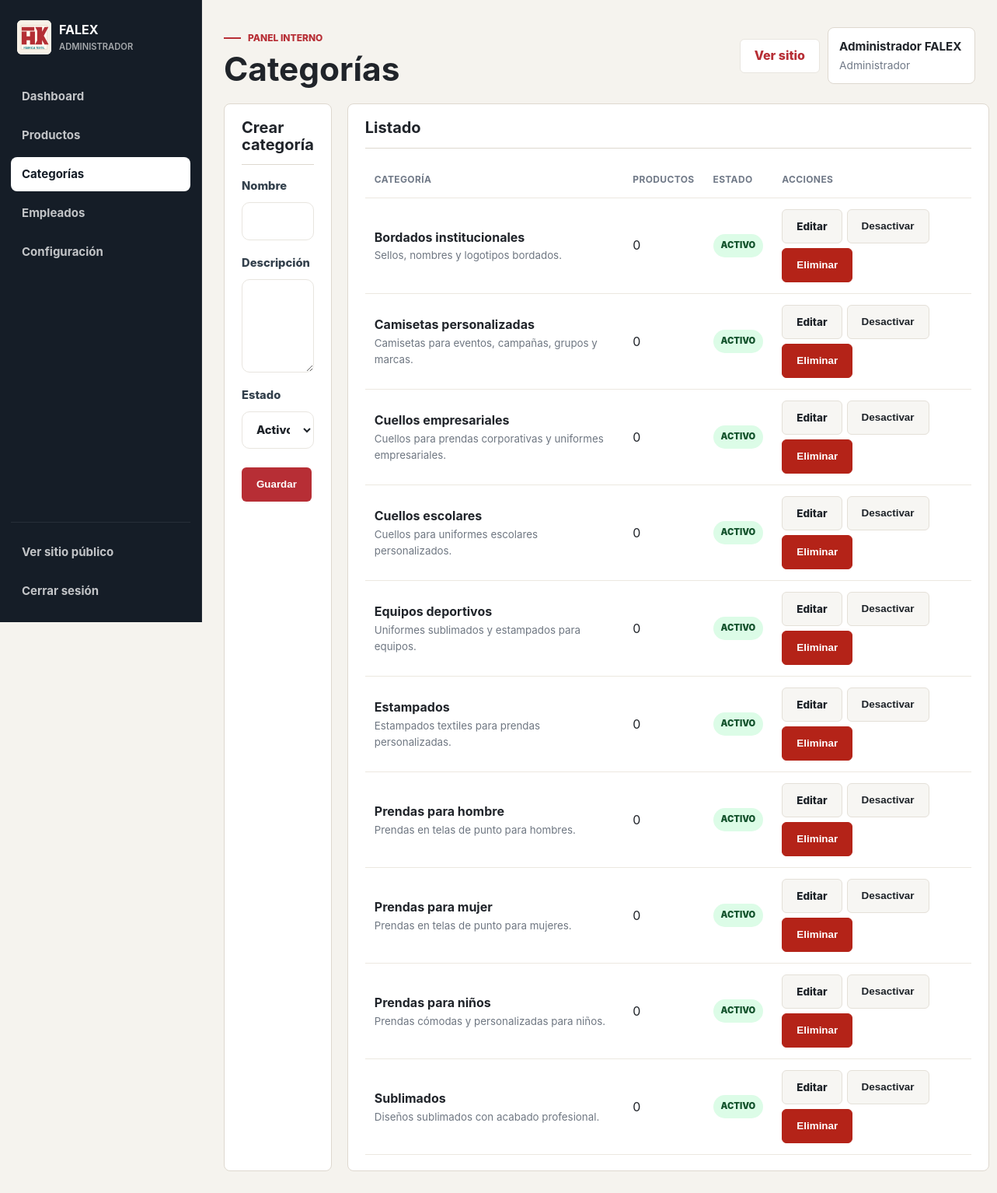
The page /admin/categories.php (signed in) on the database its author committed.
### tables this page shows
CREATE TABLE IF NOT EXISTS usuarios (
  id INT AUTO_INCREMENT PRIMARY KEY,
  nombre VARCHAR(120) NOT NULL,
  correo VARCHAR(160) NOT NULL,
  usuario VARCHAR(80) NOT NULL UNIQUE,
  password_hash VARCHAR(255) NOT NULL,
  rol ENUM('administrador', 'empleado') NOT NULL DEFAULT 'empleado',
  estado ENUM('activo', 'inactivo') NOT NULL DEFAULT 'activo',
  fecha_creacion TIMESTAMP NOT NULL DEFAULT CURRENT_TIMESTAMP
);

CREATE TABLE IF NOT EXISTS categorias (
  id INT AUTO_INCREMENT PRIMARY KEY,
  nombre VARCHAR(120) NOT NULL,
  descripcion TEXT NULL,
  estado ENUM('activo', 'inactivo') NOT NULL DEFAULT 'activo',
  fecha_creacion TIMESTAMP NOT NULL DEFAULT CURRENT_TIMESTAMP
);

### includes/helpers.php (called while the page is built, shortened)
<?php
function e(?string $value): string
{
    return htmlspecialchars((string) $value, ENT_QUOTES, 'UTF-8');
}
function url(string $path = ''): string
{
    $base = rtrim(dirname($_SERVER['SCRIPT_NAME']), '/\\');
    if (str_contains($base, '/admin')) {
        $base = dirname($base);
    }
    return ($base === '/' ? '' : $base) . '/' . ltrim($path, '/');
}

### config/database.php (called while the page is built, shortened)
<?php
function db(): PDO
{
    static $pdo = null;
    if ($pdo instanceof PDO) {
        return $pdo;
    }
    $dsn = 'mysql:host=' . DB_HOST . ';port=' . DB_PORT . ';dbname=' . DB_NAME . ';charset=' . DB_CHARSET;
    $pdo = new PDO($dsn, DB_USER, DB_PASS, [
        PDO::ATTR_ERRMODE => PDO::ERRMODE_EXCEPTION,
        PDO::ATTR_DEFAULT_FETCH_MODE => PDO::FETCH_ASSOC,
        PDO::ATTR_EMULATE_PREPARES => false,
        PDO::ATTR_TIMEOUT => 3,
    ]);
    return $pdo;
}

### includes/auth.php (called while the page is built, shortened)
<?php
require_once __DIR__ . '/../config/database.php';
require_once __DIR__ . '/helpers.php';
function current_user(): ?array
{
    static $user = null;
    if ($user !== null) {
        return $user;
    }
    try {
        $stmt = db()->prepare('SELECT id, nombre, correo, usuario, rol, estado FROM usuarios WHERE id = ? LIMIT 1');
        $stmt->execute([$_SESSION['user_id']]);
        $user = $stmt->fetch() ?: null;
    } catch (PDOException) {
        return null;
    }
    return $user;
}
function require_login(): void
{
    if (!current_user()) {
        redirect('login.php');
    }
}
function is_admin(): bool
{
    return (current_user()['rol'] ?? '') === 'administrador';
}

### admin/categories.php (the view, shortened to what this page needs)
<?php
require_once __DIR__ . '/../includes/admin_layout.php';
$editing = null;
$categories = db()->query('SELECT c.*, COUNT(p.id) AS productos FROM categorias c LEFT JOIN productos p ON p.categoria_id = c.id GROUP BY c.id ORDER BY c.nombre')->fetchAll();
admin_header('Categorías');
?>
<section class="admin-grid">
  <article class="admin-panel">
    <div class="panel-heading"><h2><?= $editing ? 'Editar categoría' : 'Crear categoría' ?></h2></div>
    <form class="admin-form" method="post">
      <label>Nombre<input type="text" name="nombre" value="<?= e($editing['nombre'] ?? '') ?>" required></label>
      <label>Descripción<textarea name="descripcion" rows="4"><?= e($editing['descripcion'] ?? '') ?></textarea></label>
      <label>Estado
        <select name="estado">
          <option value="activo" <?= ($editing['estado'] ?? 'activo') === 'activo' ? 'selected' : '' ?>>Activo</option>
        </select>
      </label>
      <div class="form-actions">
        <button class="btn btn-primary" type="submit">Guardar</button>
      </div>
    </form>
  </article>
  <article class="admin-panel">
    <div class="panel-heading"><h2>Listado</h2></div>
    <div class="table-wrap">
      <table class="admin-table">
        <thead><tr><th>Categoría</th><th>Productos</th><th>Estado</th><th>Acciones</th></tr></thead>
        <tbody>
          <?php foreach ($categories as $category): ?>
            <tr>
              <td><strong><?= e($category['nombre']) ?></strong><small><?= e($category['descripcion']) ?></small></td>
              <td><?= (int) $category['productos'] ?></td>
              <td><span class="status <?= e($category['estado']) ?>"><?= e($category['estado']) ?></span></td>
              <td class="actions">
                <a class="btn btn-small" href="<?= e(url('admin/categories.php?edit=' . (int) $category['id'])) ?>">Editar</a>
                <form method="post">
                  <button class="btn btn-small" type="submit"><?= $category['estado'] === 'activo' ? 'Desactivar' : 'Activar' ?></button>
                </form>
                <?php if (is_admin()): ?>
                  <form method="post" onsubmit="return confirm('¿Eliminar esta categoría?')">
                    <button class="btn btn-danger btn-small" type="submit">Eliminar</button>
                  </form>
                <?php endif; ?>
              </td>
            </tr>
          <?php endforeach; ?>
        </tbody>
      </table>
    </div>
  </article>
</section>
<?php admin_footer(); ?>

### includes/admin_layout.php (shortened to what this page needs)
<?php
require_once __DIR__ . '/auth.php';
function admin_header(string $title): void
{
    require_login();
    $user = current_user();
    $current = basename($_SERVER['SCRIPT_NAME']);
    $menu = [
        ['Dashboard', 'index.php', ['index.php']],
        ['Productos', 'products.php', ['products.php', 'product_form.php']],
        ['Categorías', 'categories.php', ['categories.php']],
    ];
    if (is_admin()) {
        $menu[] = ['Empleados', 'employees.php', ['employees.php']];
        $menu[] = ['Configuración', 'settings.php', ['settings.php']];
    }
    ?>
<!DOCTYPE html>
<html lang="es">
<head>
  <link rel="stylesheet" href="<?= e(url('css/styles.css?v=' . filemtime(__DIR__ . '/../css/styles.css'))) ?>">
  <link rel="stylesheet" href="<?= e(url('css/admin.css?v=' . filemtime(__DIR__ . '/../css/admin.css'))) ?>">
</head>
<body class="admin-body">
  <aside class="admin-sidebar">
    <a class="brand admin-brand" href="<?= e(url('admin/index.php')) ?>">
      <img src="<?= e(url('assets/logo-falex.svg')) ?>" alt="FALEX" width="62" height="62">
      <span><strong>FALEX</strong><small><?= e($user['rol']) ?></small></span>
    </a>
    <nav class="admin-menu" aria-label="Panel administrativo">
      <?php foreach ($menu as [$label, $href, $matches]): ?>
        <a class="<?= in_array($current, $matches, true) ? 'active' : '' ?>" href="<?= e(url('admin/' . $href)) ?>"><?= e($label) ?></a>
      <?php endforeach; ?>
    </nav>
    <div class="admin-sidebar-footer">
      <a href="<?= e(url('index.php')) ?>" target="_blank" rel="noopener">Ver sitio público</a>
      <a href="<?= e(url('logout.php')) ?>">Cerrar sesión</a>
    </div>
  </aside>
  <main class="admin-main">
    <header class="admin-topbar">
      <div>
        <p class="eyebrow">Panel interno</p>
        <h1><?= e($title) ?></h1>
      </div>
      <div class="admin-topbar-actions">
        <a class="btn btn-secondary" href="<?= e(url('index.php')) ?>" target="_blank" rel="noopener">Ver sitio</a>
        <div class="admin-user">
          <strong><?= e($user['nombre']) ?></strong>
          <span><?= e($user['rol']) ?></span>
        </div>
      </div>
    </header>
    <?php
}
function admin_footer(): void
{
    ?>
  </main>
</body>
</html>
    <?php
}

### css/admin.css (style rules this page uses)
:root { --admin-bg: #f5f3ee; --admin-panel: #ffffff; --admin-ink: #20242a; --admin-muted: #707987; --admin-line: #ded8cf; --admin-brand: #bd2f37; --admin-sidebar: #151d27; }
body.admin-body { min-height: 100vh; display: grid; grid-template-columns: 260px minmax(0, 1fr); color: var(--admin-ink); background: var(--admin-bg); }
body.admin-body::before { content: none; }
.admin-sidebar { position: sticky; top: 0; height: 100vh; display: flex; flex-direction: column; padding: 18px 14px; background: var(--admin-sidebar); }
.admin-brand { gap: 10px; min-width: 0; margin-bottom: 24px; padding: 8px; }
.admin-brand img { width: 44px; height: 44px; border: 0; box-shadow: none; }
.admin-brand strong { color: #fff; font-size: 1rem; }
.admin-brand small { color: rgba(255, 255, 255, 0.62); font-size: 0.7rem; }
.admin-menu { display: grid; gap: 6px; }
.admin-menu a, .admin-sidebar-footer a { min-height: 42px; display: flex; align-items: center; padding: 10px 14px; border-radius: 8px; color: rgba(255, 255, 255, 0.74); font-size: 0.94rem; font-weight: 750; }
.admin-menu a.active { color: var(--admin-sidebar); background: #fff; }
.admin-sidebar-footer { display: grid; gap: 6px; margin-top: auto; padding-top: 16px; border-top: 1px solid rgba(255, 255, 255, 0.08); }
.admin-main { width: 100%; max-width: 1240px; padding: 30px 28px 56px; }
.admin-topbar { display: flex; align-items: center; justify-content: space-between; gap: 18px; margin-bottom: 20px; }
.admin-topbar .eyebrow { margin-bottom: 8px; }
.admin-topbar h1 { margin: 0; font-size: 2.7rem; line-height: 1.05; }
.admin-topbar-actions { display: flex; align-items: center; gap: 10px; }
.admin-user { min-width: 190px; padding: 12px 14px; border: 1px solid var(--admin-line); border-radius: 8px; background: #fff; }
.admin-user strong, .admin-user span { display: block; }
.admin-user span { color: var(--admin-muted); font-size: 0.86rem; }
.dashboard-summary, .admin-panel, .admin-stats article { border: 1px solid var(--admin-line); border-radius: 8px; background: var(--admin-panel); box-shadow: none; }
.admin-panel { padding: 20px; }
.panel-heading { display: flex; align-items: center; justify-content: space-between; gap: 12px; margin-bottom: 14px; padding-bottom: 14px; border-bottom: 1px solid var(--admin-line); }
.panel-heading h2, .admin-panel h2 { margin: 0; font-size: 1.25rem; }
.admin-table { width: 100%; min-width: 780px; border-collapse: collapse; }
.admin-table th, .admin-table td { padding: 14px 12px; border-bottom: 1px solid #ece8e0; text-align: left; vertical-align: middle; }
.admin-table th { color: var(--admin-muted); font-size: 0.75rem; text-transform: uppercase; }
.actions { display: flex; flex-wrap: wrap; gap: 6px; }
.actions form { margin: 0; }

### rows shown on the page
usuarios: rol "ADMINISTRADOR", nombre "Administrador FALEX", rol "Administrador"
categorias: nombre "Bordados institucionales", descripcion "Sellos, nombres y logotipos bordados.", productos "0", estado "ACTIVO", shows "Desactivar"
categorias: nombre "Camisetas personalizadas", descripcion "Camisetas para eventos, campañas, grupos y marcas.", productos "0", estado "ACTIVO", shows "Desactivar"
categorias: nombre "Cuellos empresariales", descripcion "Cuellos para prendas corporativas y uniformes empresariales.", productos "0", estado "ACTIVO", shows "Desactivar"
categorias: nombre "Cuellos escolares", descripcion "Cuellos para uniformes escolares personalizados.", productos "0", estado "ACTIVO", shows "Desactivar"
categorias: nombre "Equipos deportivos", descripcion "Uniformes sublimados y estampados para equipos.", productos "0", estado "ACTIVO", shows "Desactivar"
categorias: nombre "Estampados", descripcion "Estampados textiles para prendas personalizadas.", productos "0", estado "ACTIVO", shows "Desactivar"
categorias: nombre "Prendas para hombre", descripcion "Prendas en telas de punto para hombres.", productos "0", estado "ACTIVO", shows "Desactivar"
categorias: nombre "Prendas para mujer", descripcion "Prendas en telas de punto para mujeres.", productos "0", estado "ACTIVO", shows "Desactivar"
categorias: nombre "Prendas para niños", descripcion "Prendas cómodas y personalizadas para niños.", productos "0", estado "ACTIVO", shows "Desactivar"
categorias: nombre "Sublimados", descripcion "Diseños sublimados con acabado profesional.", productos "0", estado "ACTIVO", shows "Desactivar"

### other values the page prints
$label "Dashboard"
$label "Productos"
$label "Categorías"
$label "Empleados"
$label "Configuración"
$title "Categorías"
